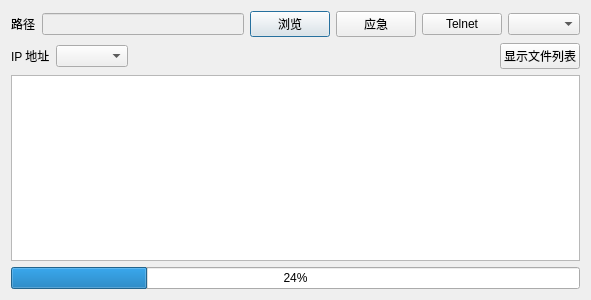
<?xml version="1.0" encoding="UTF-8"?>
<ui version="4.0">
 <class>Dialog</class>
 <widget class="QDialog" name="Dialog">
  <property name="geometry">
   <rect>
    <x>0</x>
    <y>0</y>
    <width>591</width>
    <height>300</height>
   </rect>
  </property>
  <property name="windowTitle">
   <string>Dialog</string>
  </property>
  <layout class="QGridLayout" name="gridLayout">
   <item row="0" column="0">
    <layout class="QHBoxLayout" name="horizontalLayout_2">
     <item>
      <widget class="QLabel" name="label">
       <property name="text">
        <string>路径</string>
       </property>
      </widget>
     </item>
     <item>
      <widget class="QLineEdit" name="lineEdit">
       <property name="enabled">
        <bool>false</bool>
       </property>
      </widget>
     </item>
     <item>
      <widget class="QPushButton" name="pushButton_Browse">
       <property name="text">
        <string>浏览</string>
       </property>
      </widget>
     </item>
     <item>
      <widget class="QPushButton" name="pushButton">
       <property name="text">
        <string>应急</string>
       </property>
      </widget>
     </item>
     <item>
      <widget class="QPushButton" name="pushButton_Telnet">
       <property name="text">
        <string>Telnet</string>
       </property>
      </widget>
     </item>
     <item>
      <widget class="QComboBox" name="comboBox_Device">
       <property name="sizeAdjustPolicy">
        <enum>QComboBox::AdjustToContents</enum>
       </property>
      </widget>
     </item>
    </layout>
   </item>
   <item row="1" column="0">
    <layout class="QHBoxLayout" name="horizontalLayout">
     <item>
      <widget class="QLabel" name="label_2">
       <property name="text">
        <string>IP 地址</string>
       </property>
      </widget>
     </item>
     <item>
      <widget class="QComboBox" name="comboBox_IP"/>
     </item>
     <item>
      <spacer name="horizontalSpacer_2">
       <property name="orientation">
        <enum>Qt::Horizontal</enum>
       </property>
       <property name="sizeHint" stdset="0">
        <size>
         <width>40</width>
         <height>20</height>
        </size>
       </property>
      </spacer>
     </item>
     <item>
      <widget class="QPushButton" name="pushButton_ShowDir">
       <property name="text">
        <string>显示文件列表</string>
       </property>
      </widget>
     </item>
    </layout>
   </item>
   <item row="2" column="0">
    <widget class="QTextBrowser" name="textBrowser"/>
   </item>
   <item row="3" column="0">
    <widget class="QProgressBar" name="progressBar">
     <property name="value">
      <number>24</number>
     </property>
    </widget>
   </item>
  </layout>
 </widget>
 <resources/>
 <connections/>
</ui>
